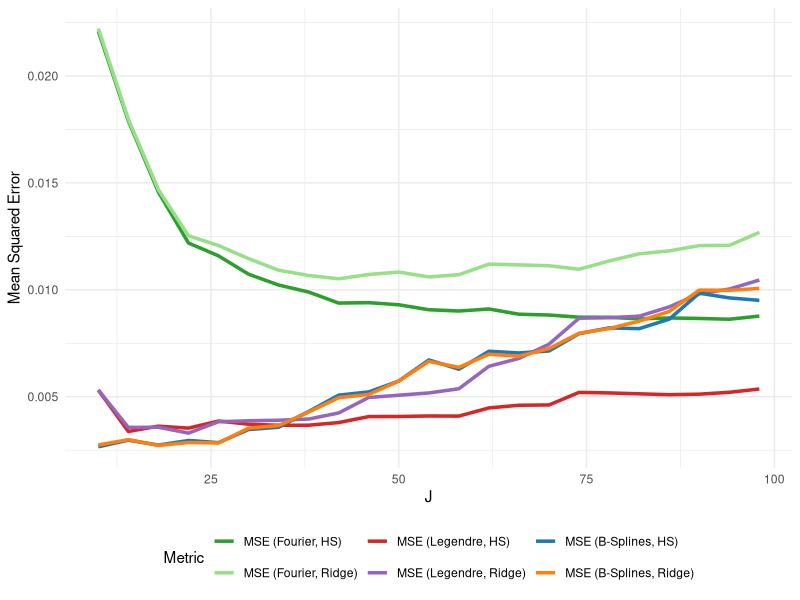
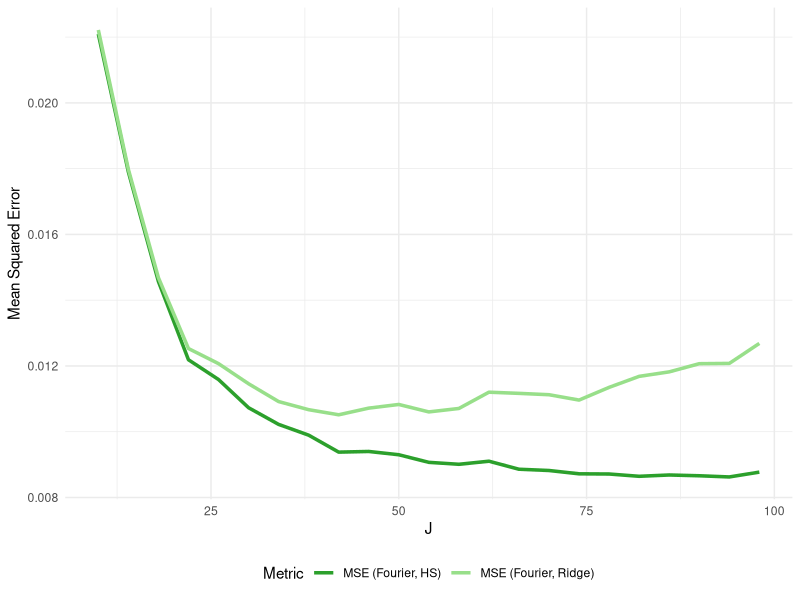
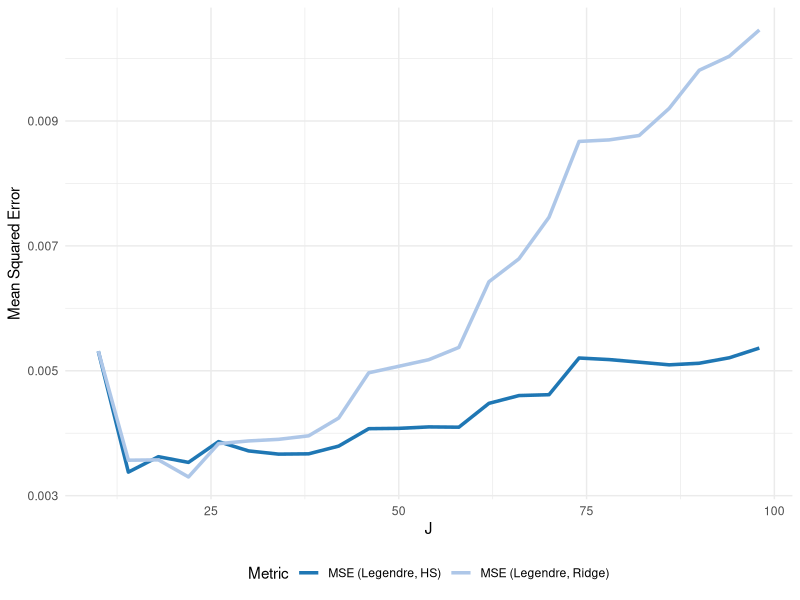
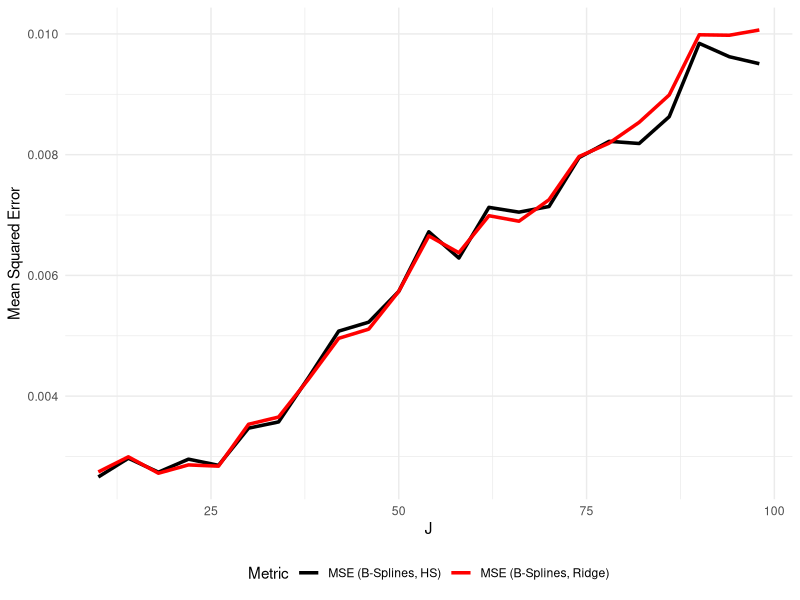

Source code (R) for these figures, in order:
library(readxl)
library(ggplot2)
library(tidyr)

# Load the Excel file
data <- read_excel("MSE_ghosal_3.xlsx")

long_data <- pivot_longer(data, -J, names_to = "Metric", values_to = "MSE")

long_data <- pivot_longer(data, -J, names_to = "Metric", values_to = "MSE")

colors <- c(
  "mse_s_hs" = "#1f77b4",        # Blue
  "mse_s_ridge" = "#ff7f0e",     # Orange
  "mse_f_hs" = "#2ca02c",       # Green (Fourier HS)
  "mse_f_ridge" = "#98df8a",     # Light Green
  "mse_l_hs" = "#d62728",        # Red
  "mse_l_ridge" = "#9467bd"      # Purple
)

labels <- c(
  "mse_s_hs" = "MSE (B-Splines, HS)",
  "mse_s_ridge" = "MSE (B-Splines, Ridge)",
  "mse_f_hs" = "MSE (Fourier, HS)",
  "mse_f_ridge" = "MSE (Fourier, Ridge)",
  "mse_l_hs" = "MSE (Legendre, HS)",
  "mse_l_ridge" = "MSE (Legendre, Ridge)"
)

ggplot(long_data, aes(x = J, y = MSE, color = Metric)) +
  geom_line(linewidth = 1.2) +
  scale_color_manual(values = colors, labels = labels) +
  labs(x = "J", y = "Mean Squared Error", color = "Metric") +
  theme_minimal() +
  theme(legend.position = "bottom")


data_fourier <- data[, c("J", "mse_f_hs", "mse_f_ridge")]

long_data_fourier <- pivot_longer(data_fourier, -J, names_to = "Metric", values_to = "MSE")

colors_fourier <- c("mse_f_hs" = "#2ca02c", "mse_f_ridge" = "#98df8a")
labels_fourier <- c("mse_f_hs" = "MSE (Fourier, HS)", "mse_f_ridge" = "MSE (Fourier, Ridge)")

ggplot(long_data_fourier, aes(x = J, y = MSE, color = Metric)) +
  geom_line(linewidth = 1.2) +
  scale_color_manual(values = colors, labels = labels) +
  labs(x = "J", y = "Mean Squared Error", color = "Metric") +
  theme_minimal() +
  theme(legend.position = "bottom")

data_legendre <- data[, c("J", "mse_l_hs", "mse_l_ridge")]

long_data_legendre <- pivot_longer(data_legendre, -J, names_to = "Metric", values_to = "MSE")

colors_legendre <- c("mse_l_hs" = "#1f77b4", "mse_l_ridge" = "#aec7e8")
labels_legendre <- c("mse_l_hs" = "MSE (Legendre, HS)", "mse_l_ridge" = "MSE (Legendre, Ridge)")

ggplot(long_data_legendre, aes(x = J, y = MSE, color = Metric)) +
  geom_line(linewidth = 1.2) +
  scale_color_manual(values = colors_legendre, labels = labels_legendre) +
  labs(x = "J", y = "Mean Squared Error", color = "Metric") +
  theme_minimal() +
  theme(legend.position = "bottom")

data_splines <- data[, c("J", "mse_s_hs", "mse_s_ridge")]

long_data_splines <- pivot_longer(data_splines, -J, names_to = "Metric", values_to = "MSE")

colors_splines <- c("mse_s_hs" = "black", "mse_s_ridge" = "red")
labels_splines <- c("mse_s_hs" = "MSE (B-Splines, HS)", "mse_s_ridge" = "MSE (B-Splines, Ridge)")

ggplot(long_data_splines, aes(x = J, y = MSE, color = Metric)) +
  geom_line(linewidth = 1.2) +
  scale_color_manual(values = colors_splines, labels = labels_splines) +
  labs(x = "J", y = "Mean Squared Error", color = "Metric") +
  theme_minimal() +
  theme(legend.position = "bottom")




